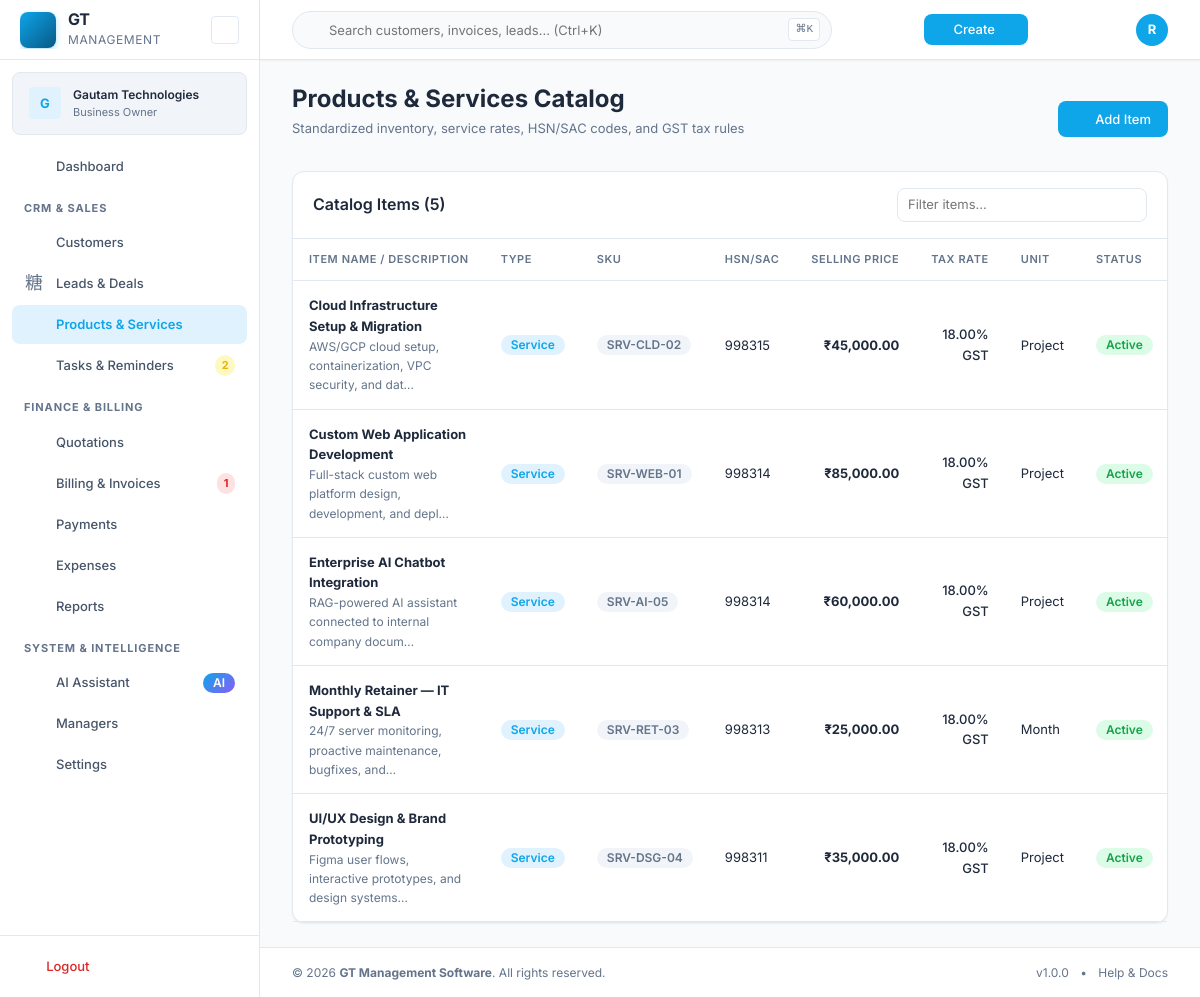
The page /products.php (signed in) on the database its author committed.
### tables this page shows
CREATE TABLE `products` (
  `id` INT UNSIGNED AUTO_INCREMENT PRIMARY KEY,
  `business_id` INT UNSIGNED NOT NULL,
  `type` ENUM('product','service') DEFAULT 'product',
  `name` VARCHAR(255) NOT NULL,
  `description` TEXT DEFAULT NULL,
  `category` VARCHAR(100) DEFAULT NULL,
  `sku` VARCHAR(100) DEFAULT NULL,
  `unit` VARCHAR(50) DEFAULT 'piece',
  `selling_price` DECIMAL(15,2) NOT NULL DEFAULT 0.00,
  `cost_price` DECIMAL(15,2) DEFAULT NULL,
  `tax_rate` DECIMAL(5,2) DEFAULT NULL,
  `hsn_sac` VARCHAR(20) DEFAULT NULL,
  `status` ENUM('active','inactive') DEFAULT 'active',
  `is_demo` TINYINT(1) DEFAULT 0,
  `created_by` INT UNSIGNED DEFAULT NULL,
  `created_at` TIMESTAMP DEFAULT CURRENT_TIMESTAMP,
  `updated_at` TIMESTAMP DEFAULT CURRENT_TIMESTAMP ON UPDATE CURRENT_TIMESTAMP,
  INDEX `idx_products_business` (`business_id`),
  INDEX `idx_products_status` (`status`),
  FOREIGN KEY (`business_id`) REFERENCES `businesses`(`id`) ON DELETE CASCADE,
  FOREIGN KEY (`created_by`) REFERENCES `users`(`id`) ON DELETE SET NULL
);

### includes/auth.php (called while the page is built, shortened)
<?php
class Auth {
    public static function requireLogin(): void {
        $config = require GT_ROOT . '/config/config.php';
    }
    public static function businessId(): ?int {
        return $_SESSION['business_id'] ?? null;
    }
    public static function isOwner(): bool {
        return !empty($_SESSION['is_owner']);
    }
}

### includes/permissions.php (called while the page is built, shortened)
<?php
class Permissions {
    public static function has(string $permissionKey): bool {
        if (Auth::isOwner()) return true;
        $perms = self::load();
        return in_array($permissionKey, $perms, true);
    }
}

### config/config.php (called while the page is built, shortened)
<?php
return [
    'app_name'    => 'GT Management Software',
    'app_version' => '1.0.0',
    'app_url'     => 'http://localhost/GT%20Management%20Software',
    'environment' => 'development',
    'debug'       => true,
    'timezone'    => 'Asia/Kolkata',
    'db_host'     => '127.0.0.1',
    'db_port'     => 3306,
    'db_name'     => 'gt_management',
    'db_user'     => 'root',
    'db_pass'     => '',
    'db_charset'  => 'utf8mb4',
    'session_name'     => 'GT_SESSION',
    'session_lifetime' => 7200,
    'session_secure'   => false,
    'session_httponly'  => true,
    'session_samesite'  => 'Lax',
    'storage_path'  => GT_ROOT . '/storage',
    'upload_max_mb' => 10,
    'login_max_attempts'  => 5,
    'login_lockout_mins'  => 15,
    'password_reset_ttl'  => 3600,
    'csrf_token_lifetime' => 3600,
    'encryption_key' => 'CHANGE_THIS_IN_PRODUCTION_32_CHAR_KEY!',
];

### includes/db.php (called while the page is built, shortened)
<?php
class Database {
    private static ?PDO $instance = null;
    public static function getInstance(): PDO {
        if (self::$instance === null) {
            $config = require GT_ROOT . '/config/config.php';
            $dsn = sprintf(
                'mysql:host=%s;port=%d;dbname=%s;charset=%s',
                $config['db_host'],
                $config['db_port'],
                $config['db_name'],
                $config['db_charset']
            );
            try {
                self::$instance = new PDO($dsn, $config['db_user'], $config['db_pass'], [
                    PDO::ATTR_ERRMODE            => PDO::ERRMODE_EXCEPTION,
                    PDO::ATTR_DEFAULT_FETCH_MODE => PDO::FETCH_ASSOC,
                    PDO::ATTR_EMULATE_PREPARES   => false,
                    PDO::MYSQL_ATTR_INIT_COMMAND => "SET NAMES utf8mb4 COLLATE utf8mb4_unicode_ci",
                ]);
            } catch (PDOException $e) {
                if ($config['debug']) {
                    throw $e;
                }
                error_log('Database connection failed: ' . $e->getMessage());
                die('Database connection error. Please check configuration.');
            }
        }
        return self::$instance;
    }
    public static function query(string $sql, array $params = []): PDOStatement {
        $stmt = self::getInstance()->prepare($sql);
        $stmt->execute($params);
        return $stmt;
    }
    public static function fetchAll(string $sql, array $params = []): array {
        return self::query($sql, $params)->fetchAll();
    }
}

### includes/functions.php (called while the page is built, shortened)
<?php
function e(?string $value): string {
    return htmlspecialchars($value ?? '', ENT_QUOTES, 'UTF-8');
}
function truncate(string $text, int $length = 50): string {
    if (mb_strlen($text) <= $length) return $text;
    return mb_substr($text, 0, $length) . '…';
}

### includes/formatting.php (called while the page is built, shortened)
<?php
function formatCurrency(float $amount, ?string $symbol = null): string {
    $defaults = require GT_ROOT . '/config/defaults.php';
    $regional = $defaults['regional'];
    $symbol = $symbol ?? $regional['currency_symbol'];
    if (($regional['number_system'] ?? 'indian') === 'indian') {
        return $symbol . formatIndianNumber($amount);
    }
    return $symbol . number_format($amount, 2, $regional['decimal_separator'], $regional['thousand_separator']);
}
function formatIndianNumber(float $number, int $decimals = 2): string {
    $isNegative = $number < 0;
    $number = abs($number);
    $parts = explode('.', number_format($number, $decimals, '.', ''));
    $intPart = $parts[0];
    $decPart = $parts[1] ?? str_repeat('0', $decimals);
    $len = strlen($intPart);
    if ($len <= 3) {
        $formatted = $intPart;
    } else {
        $lastThree = substr($intPart, -3);
        $remaining = substr($intPart, 0, $len - 3);
        $formatted = preg_replace('/\B(?=(\d{2})+(?!\d))/', ',', $remaining) . ',' . $lastThree;
    }
    $result = $formatted . ($decimals > 0 ? '.' . $decPart : '');
    return $isNegative ? '-' . $result : $result;
}

### products.php (the view, shortened to what this page needs)
<?php
$businessId = Auth::businessId();
$products = Database::fetchAll("SELECT * FROM products WHERE business_id = ? ORDER BY name ASC", [$businessId]);
require GT_ROOT . '/includes/header.php';
?>
<div class="page-header d-flex justify-between align-center mb-4">
    <div>
        <h1 class="page-title">Products & Services Catalog</h1>
        <p class="page-subtitle">Standardized inventory, service rates, HSN/SAC codes, and GST tax rules</p>
    </div>
    <div class="page-header-actions">
        <?php if (Permissions::has('products.create')): ?>
        <button type="button" class="btn btn-primary" data-modal-target="new-product-modal">
            <i class="ti ti-plus mr-1"></i> Add Item
        </button>
        <?php endif; ?>
    </div>
</div>
<div class="card">
    <div class="card-header d-flex justify-between align-center">
        <h3 class="card-title">Catalog Items (<?= count($products) ?>)</h3>
        <div style="width: 250px;">
            <input type="text" class="form-input form-input-sm" placeholder="Filter items..." data-table-filter="#products-table">
        </div>
    </div>
    <div class="card-body p-0">
        <?php if (empty($products)): ?>
            <div class="empty-state p-5 text-center">
                <i class="ti ti-package text-4xl text-muted mb-2"></i>
                <h3>No Items In Catalog</h3>
                <p class="text-muted text-sm mb-3">Add standard products or services to speed up quotation and invoice generation.</p>
                <button type="button" class="btn btn-primary btn-sm" data-modal-target="new-product-modal">
                    <i class="ti ti-plus mr-1"></i> Add First Item
                </button>
            </div>
        <?php else: ?>
            <div class="table-responsive">
                <table class="data-table" id="products-table">
                    <thead>
                        <tr>
                            <th>Item Name / Description</th>
                            <th>Type</th>
                            <th>SKU</th>
                            <th>HSN/SAC</th>
                            <th class="text-right">Selling Price</th>
                            <th class="text-right">Tax Rate</th>
                            <th>Unit</th>
                            <th>Status</th>
                        </tr>
                    </thead>
                    <tbody>
                        <?php foreach ($products as $p): ?>
                        <tr>
                            <td>
                                <strong><?= e($p['name']) ?></strong>
                                <?php if (!empty($p['description'])): ?>
                                    <div class="text-xs text-muted"><?= e(truncate($p['description'], 60)) ?></div>
                                <?php endif; ?>
                            </td>
                            <td>
                                <span class="badge badge-<?= $p['type'] === 'service' ? 'primary' : 'secondary' ?>">
                                    <?= ucfirst($p['type']) ?>
                                </span>
                            </td>
                            <td><span class="badge badge-subtle"><?= e($p['sku'] ?: '—') ?></span></td>
                            <td><?= e($p['hsn_sac'] ?: '—') ?></td>
                            <td class="text-right font-bold text-primary"><?= formatCurrency($p['selling_price']) ?></td>
                            <td class="text-right font-medium"><?= $p['tax_rate'] ?>% GST</td>
                            <td><?= e($p['unit'] ?: 'Nos') ?></td>
                            <td>
                                <span class="badge badge-<?= $p['status'] === 'active' ? 'success' : 'secondary' ?>">
                                    <?= ucfirst($p['status']) ?>
                                </span>
                            </td>
                        </tr>
                        <?php endforeach; ?>
                    </tbody>
                </table>
            </div>
        <?php endif; ?>
    </div>
</div>
<?php require GT_ROOT . '/includes/footer.php'; ?>

### assets/css/global.css (style rules this page uses)
:root { --color-primary: #0EA5E9; --color-primary-hover: #0284C7; --color-primary-light: #E0F2FE; --color-primary-dark: #075985; --color-secondary: #075985; --color-accent: #0284C7; --color-bg: #F8FAFC; --color-surface: #FFFFFF; --color-surface-hover: #F1F5F9; --color-sidebar-bg: #FFFFFF; --color-card-bg: #FFFFFF; --color-text: #1E293B; --color-text-secondary: #475569; --color-text-muted: #64748B; --color-text-inverse: #FFFFFF; --color-border: #E2E8F0; --color-border-hover: #CBD5E1; --color-border-light: #F1F5F9; --color-success: #16A34A; --color-success-light: #DCFCE7; --color-warning: #EAB308; --color-warning-light: #FEF9C3; --color-error: #DC2626; --color-error-light: #FEE2E2; --color-info: #0EA5E9; --color-info-light: #E0F2FE; --font-family: 'Inter', -apple-system, BlinkMacSystemFont, 'Segoe UI', Roboto, sans-serif; --font-mono: 'JetBrains Mono', 'Fira Code', monospace; --font-size-xs: 0.75rem; --font-size-sm: 0.8125rem; --font-size-base: 0.875rem; --font-size-md: 1rem; --font-size-lg: 1.125rem; --font-size-xl: 1.25rem; --font-size-2xl: 1.5rem; --font-size-3xl: 1.875rem; --font-size-4xl: 2.25rem; --font-weight-normal: 400; --font-weight-medium: 500; --font-weight-semibold: 600; --font-weight-bold: 700; --line-height: 1.6; --line-height-tight: 1.3; --space-1: 0.25rem; --space-2: 0.5rem; --space-3: 0.75rem; --space-4: 1rem; --space-5: 1.25rem; --space-6: 1.5rem; --space-8: 2rem; --space-10: 2.5rem; --space-12: 3rem; --sidebar-width: 260px; --sidebar-compact-width: 72px; --topbar-height: 60px; --content-max-width: 1400px; --radius-sm: 4px; --radius: 8px; --radius-lg: 12px; --radius-xl: 16px; --radius-full: 9999px; --shadow-sm: 0 1px 2px rgba(0, 0, 0, 0.05); --shadow: 0 1px 3px rgba(0, 0, 0, 0.08), 0 1px 2px rgba(0, 0, 0, 0.04); --shadow-md: 0 4px 6px -1px rgba(0, 0, 0, 0.08), 0 2px 4px -2px rgba(0, 0, 0, 0.05); --shadow-lg: 0 10px 15px -3px rgba(0, 0, 0, 0.08), 0 4px 6px -4px rgba(0, 0, 0, 0.04); --shadow-xl: 0 20px 25px -5px rgba(0, 0, 0, 0.1), 0 8px 10px -6px rgba(0, 0, 0, 0.05); --transition-fast: 150ms ease; --transition: 200ms ease; --transition-slow: 300ms ease; --z-dropdown: 100; --z-sticky: 200; --z-overlay: 300; --z-modal: 400; --z-toast: 500; --z-tooltip: 600; }
*, *::before, *::after { box-sizing: border-box; margin: 0; padding: 0; }
html { font-size: 16px; -webkit-text-size-adjust: 100%; scroll-behavior: smooth; }
body { font-family: var(--font-family); font-size: var(--font-size-base); line-height: var(--line-height); color: var(--color-text); background-color: var(--color-bg); -webkit-font-smoothing: antialiased; -moz-osx-font-smoothing: grayscale; overflow-x: hidden; }
h1, h2, h3, h4, h5, h6 { font-weight: var(--font-weight-semibold); line-height: var(--line-height-tight); color: var(--color-text); }
h1 { font-size: var(--font-size-3xl); }
h3 { font-size: var(--font-size-xl); }
p { margin-bottom: var(--space-4); }
table { border-collapse: collapse; width: 100%; }
input, select, textarea, button { font-family: inherit; font-size: inherit; line-height: inherit; }
button { cursor: pointer; }
.text-right { text-align: right; }
.text-muted { color: var(--color-text-muted); }
.text-primary { color: var(--color-primary); }
.text-xs { font-size: var(--font-size-xs); }
.font-medium { font-weight: var(--font-weight-medium); }
.font-bold { font-weight: var(--font-weight-bold); }
.mb-4 { margin-bottom: var(--space-4); }
.d-flex { display: flex; }
.justify-between { justify-content: space-between; }

### rows shown on the page
products: name "Cloud Infrastructure Setup & Migration", description "AWS/GCP cloud setup, containerization, VPC security, and dat…", type "Service", sku "SRV-CLD-02", hsn_sac "998315", selling_price "₹45,000.00", tax_rate "18.00", unit "Project", status "Active"
products: name "Custom Web Application Development", description "Full-stack custom web platform design, development, and depl…", type "Service", sku "SRV-WEB-01", hsn_sac "998314", selling_price "₹85,000.00", tax_rate "18.00", unit "Project", status "Active"
products: name "Enterprise AI Chatbot Integration", description "RAG-powered AI assistant connected to internal company docum…", type "Service", sku "SRV-AI-05", hsn_sac "998314", selling_price "₹60,000.00", tax_rate "18.00", unit "Project", status "Active"
products: name "Monthly Retainer — IT Support & SLA", description "24/7 server monitoring, proactive maintenance, bugfixes, and…", type "Service", sku "SRV-RET-03", hsn_sac "998313", selling_price "₹25,000.00", tax_rate "18.00", unit "Month", status "Active"
products: name "UI/UX Design & Brand Prototyping", description "Figma user flows, interactive prototypes, and design systems…", type "Service", sku "SRV-DSG-04", hsn_sac "998311", selling_price "₹35,000.00", tax_rate "18.00", unit "Project", status "Active"

### other values the page prints
substr(e($businessName), 0, 1) "G"
truncate($businessName, 22) "Gautam Technologies"
$pendingTasksCount "2"
$overdueInvoicesCount "1"
$userInitial "R"
count($products) "5"
APP_NAME "GT Management Software"
APP_VERSION "1.0.0"
